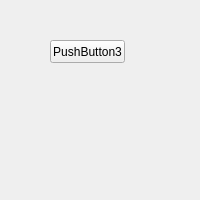
<?xml version="1.0" encoding="UTF-8"?>
<ui version="4.0">
 <class>stacked_form3</class>
 <widget class="QWidget" name="stacked_form3">
  <property name="geometry">
   <rect>
    <x>0</x>
    <y>0</y>
    <width>200</width>
    <height>200</height>
   </rect>
  </property>
  <property name="windowTitle">
   <string>Form</string>
  </property>
  <widget class="QPushButton" name="pushButton">
   <property name="geometry">
    <rect>
     <x>50</x>
     <y>40</y>
     <width>75</width>
     <height>23</height>
    </rect>
   </property>
   <property name="text">
    <string>PushButton3</string>
   </property>
  </widget>
 </widget>
 <resources/>
 <connections/>
</ui>
